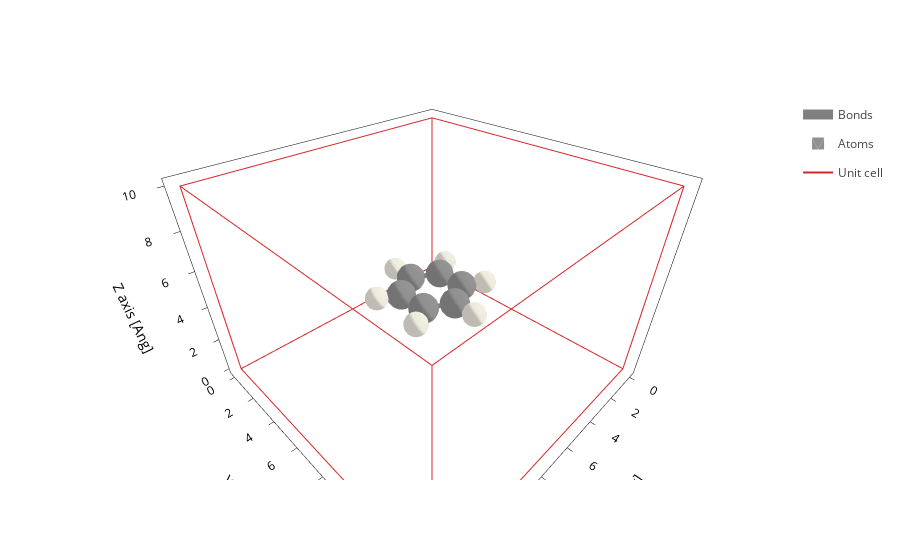

Notebook code cell kept with this figure:
### Code cell
molec.plot()

### Figure 1 — Plotly figure (JSON) as saved in the notebook; plotly's stock layout.template omitted (floating-point values rounded to 4 significant figures; data arrays with more than 128 entries replaced by an {"elided": "..."} marker saying what was removed)
{"data": [{"line": {"color": "gray", "width": 10}, "meta": {}, "mode": "lines", "name": "Bonds", "opacity": 1, "type": "scatter3d", "x": {"elided": "252 float values"}, "y": {"elided": "252 float values"}, "z": {"elided": "252 float values"}}, {"alphahull": 0, "color": "#909090", "hovertemplate": "%{meta.position}", "legendgroup": "Atoms", "meta": {"meta": {"Atoms_i": 0}, "position": "(8.23, 7.71, 5.00)"}, "name": "Atoms", "opacity": 1, "showlegend": true, "showscale": false, "type": "mesh3d", "x": {"elided": "225 float values"}, "y": {"elided": "225 float values"}, "z": {"elided": "225 float values"}}, {"alphahull": 0, "color": "#EDEADE", "hovertemplate": "%{meta.position}", "legendgroup": "Atoms", "meta": {"meta": {"Atoms_i": 1}, "position": "(9.20, 8.27, 5.00)"}, "name": "Atoms", "opacity": 1, "showlegend": false, "showscale": false, "type": "mesh3d", "x": {"elided": "225 float values"}, "y": {"elided": "225 float values"}, "z": {"elided": "225 float values"}}, {"alphahull": 0, "color": "#909090", "hovertemplate": "%{meta.position}", "legendgroup": "Atoms", "meta": {"meta": {"Atoms_i": 2}, "position": "(7.00, 8.42, 5.00)"}, "name": "Atoms", "opacity": 1, "showlegend": false, "showscale": false, "type": "mesh3d", "x": {"elided": "225 float values"}, "y": {"elided": "225 float values"}, "z": {"elided": "225 float values"}}, {"alphahull": 0, "color": "#EDEADE", "hovertemplate": "%{meta.position}", "legendgroup": "Atoms", "meta": {"meta": {"Atoms_i": 3}, "position": "(7.00, 9.54, 5.00)"}, "name": "Atoms", "opacity": 1, "showlegend": false, "showscale": false, "type": "mesh3d", "x": {"elided": "225 float values"}, "y": {"elided": "225 float values"}, "z": {"elided": "225 float values"}}, {"alphahull": 0, "color": "#909090", "hovertemplate": "%{meta.position}", "legendgroup": "Atoms", "meta": {"meta": {"Atoms_i": 4}, "position": "(5.77, 7.71, 5.00)"}, "name": "Atoms", "opacity": 1, "showlegend": false, "showscale": false, "type": "mesh3d", "x": {"elided": "225 float values"}, "y": {"elided": "225 float values"}, "z": {"elided": "225 float values"}}, {"alphahull": 0, "color": "#EDEADE", "hovertemplate": "%{meta.position}", "legendgroup": "Atoms", "meta": {"meta": {"Atoms_i": 5}, "position": "(4.80, 8.27, 5.00)"}, "name": "Atoms", "opacity": 1, "showlegend": false, "showscale": false, "type": "mesh3d", "x": {"elided": "225 float values"}, "y": {"elided": "225 float values"}, "z": {"elided": "225 float values"}}, {"alphahull": 0, "color": "#909090", "hovertemplate": "%{meta.position}", "legendgroup": "Atoms", "meta": {"meta": {"Atoms_i": 6}, "position": "(5.77, 6.29, 5.00)"}, "name": "Atoms", "opacity": 1, "showlegend": false, "showscale": false, "type": "mesh3d", "x": {"elided": "225 float values"}, "y": {"elided": "225 float values"}, "z": {"elided": "225 float values"}}, {"alphahull": 0, "color": "#EDEADE", "hovertemplate": "%{meta.position}", "legendgroup": "Atoms", "meta": {"meta": {"Atoms_i": 7}, "position": "(4.80, 5.73, 5.00)"}, "name": "Atoms", "opacity": 1, "showlegend": false, "showscale": false, "type": "mesh3d", "x": {"elided": "225 float values"}, "y": {"elided": "225 float values"}, "z": {"elided": "225 float values"}}, {"alphahull": 0, "color": "#909090", "hovertemplate": "%{meta.position}", "legendgroup": "Atoms", "meta": {"meta": {"Atoms_i": 8}, "position": "(7.00, 5.58, 5.00)"}, "name": "Atoms", "opacity": 1, "showlegend": false, "showscale": false, "type": "mesh3d", "x": {"elided": "225 float values"}, "y": {"elided": "225 float values"}, "z": {"elided": "225 float values"}}, {"alphahull": 0, "color": "#EDEADE", "hovertemplate": "%{meta.position}", "legendgroup": "Atoms", "meta": {"meta": {"Atoms_i": 9}, "position": "(7.00, 4.46, 5.00)"}, "name": "Atoms", "opacity": 1, "showlegend": false, "showscale": false, "type": "mesh3d", "x": {"elided": "225 float values"}, "y": {"elided": "225 float values"}, "z": {"elided": "225 float values"}}, {"alphahull": 0, "color": "#909090", "hovertemplate": "%{meta.position}", "legendgroup": "Atoms", "meta": {"meta": {"Atoms_i": 10}, "position": "(8.23, 6.29, 5.00)"}, "name": "Atoms", "opacity": 1, "showlegend": false, "showscale": false, "type": "mesh3d", "x": {"elided": "225 float values"}, "y": {"elided": "225 float values"}, "z": {"elided": "225 float values"}}, {"alphahull": 0, "color": "#EDEADE", "hovertemplate": "%{meta.position}", "legendgroup": "Atoms", "meta": {"meta": {"Atoms_i": 11}, "position": "(9.20, 5.73, 5.00)"}, "name": "Atoms", "opacity": 1, "showlegend": false, "showscale": false, "type": "mesh3d", "x": {"elided": "225 float values"}, "y": {"elided": "225 float values"}, "z": {"elided": "225 float values"}}, {"meta": {}, "mode": "lines", "name": "Unit cell", "type": "scatter3d", "x": [0.0, 0.0, 14.0, 14.0, 0.0, 0.0, NaN, 0.0, 0.0, 0.0, 14.0, 14.0, 0.0, NaN, 14.0, 14.0, NaN, 14.0, 14.0], "y": [0.0, 14.0, 14.0, 14.0, 14.0, 14.0, NaN, 14.0, 0.0, 0.0, 0.0, 0.0, 0.0, NaN, 14.0, 0.0, NaN, 14.0, 0.0], "z": [0.0, 0.0, 0.0, 10.0, 10.0, 0.0, NaN, 10.0, 10.0, 0.0, 0.0, 10.0, 10.0, NaN, 0.0, 0.0, NaN, 10.0, 10.0]}], "layout": {"autosize": true, "scene": {"aspectmode": "data", "aspectratio": {"x": 1.119, "y": 1.119, "z": 0.7991}, "camera": {"center": {"x": 0, "y": 0, "z": 0}, "eye": {"x": 0.9077, "y": 0.9077, "z": 0.9077}, "projection": {"type": "perspective"}, "up": {"x": 0, "y": 0, "z": 1}}, "xaxis": {"title": {"text": "X axis [Ang]"}, "type": "linear"}, "yaxis": {"title": {"text": "Y axis [Ang]"}, "type": "linear"}, "zaxis": {"title": {"text": "Z axis [Ang]"}, "type": "linear"}}, "xaxis": {"scaleanchor": "y", "scaleratio": 1, "title": {"text": "X axis [Ang]"}}, "yaxis": {"title": {"text": "Y axis [Ang]"}}}}
